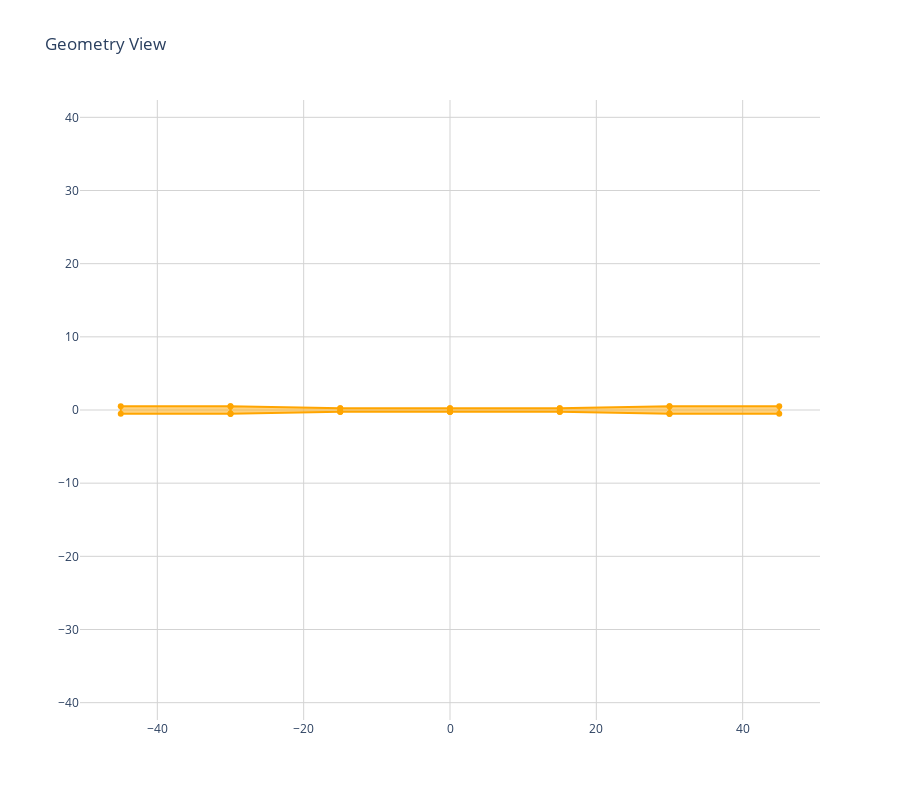
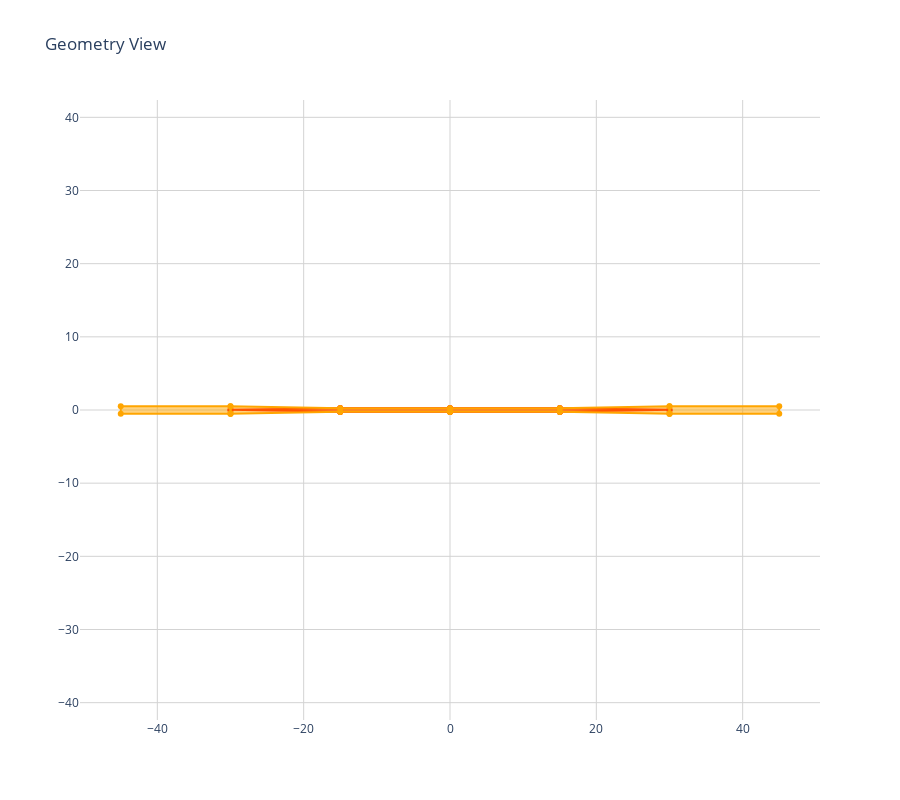

The cell these charts' notebook holds for them, in order:
### Code cell
# Now Bottom 
bottom_length = 15
bottom_width = 1

seq = [
    ["S", top_length/2],
    ["T", taper_length, bottom_width],
    ["S", bottom_length]
]

sequencer = BaseWaveguideSequencer(seq)
sequencer.reset()
sequencer.options["defaultWidth"] = top_width
sequencer.options["wgLayer"] = 1

bot = sm.GeomGroup()
bot += sequencer.run()
bot += bot.copy().mirrorX(0)

GeomView(bot)


geom = top + bot
GeomView(geom)

### Figure 1 — Plotly figure (JSON) as saved in the notebook; plotly's stock layout.template omitted (floating-point values rounded to 4 significant figures)
{"data": [{"fill": "toself", "line": {"color": "orange"}, "type": "scatter", "x": [0, 15, 15, 0, 0], "y": [-0.25, -0.25, 0.25, 0.25, -0.25]}, {"fill": "toself", "line": {"color": "orange"}, "type": "scatter", "x": [15, 30, 30, 15, 15], "y": [-0.25, -0.5, 0.5, 0.25, -0.25]}, {"fill": "toself", "line": {"color": "orange"}, "type": "scatter", "x": [30, 45, 45, 30, 30], "y": [-0.5, -0.5, 0.5, 0.5, -0.5]}, {"fill": "toself", "line": {"color": "orange"}, "type": "scatter", "x": [0, -15, -15, 0, 0], "y": [-0.25, -0.25, 0.25, 0.25, -0.25]}, {"fill": "toself", "line": {"color": "orange"}, "type": "scatter", "x": [-15, -30, -30, -15, -15], "y": [-0.25, -0.5, 0.5, 0.25, -0.25]}, {"fill": "toself", "line": {"color": "orange"}, "type": "scatter", "x": [-30, -45, -45, -30, -30], "y": [-0.5, -0.5, 0.5, 0.5, -0.5]}], "layout": {"height": 800, "paper_bgcolor": "white", "plot_bgcolor": "white", "showlegend": false, "title": {"text": "Geometry View"}, "xaxis": {"gridcolor": "LightGray", "scaleanchor": "y", "scaleratio": 1, "showgrid": true, "zeroline": false}, "yaxis": {"gridcolor": "LightGray", "showgrid": true, "zeroline": false}}}

### Figure 2 — Plotly figure (JSON) as saved in the notebook; plotly's stock layout.template omitted (floating-point values rounded to 4 significant figures)
{"data": [{"fill": "toself", "line": {"color": "red"}, "type": "scatter", "x": [0, 15, 15, 0, 0], "y": [-0.25, -0.25, 0.25, 0.25, -0.25]}, {"fill": "toself", "line": {"color": "red"}, "type": "scatter", "x": [15, 30, 30, 15, 15], "y": [-0.25, -0.025, 0.025, 0.25, -0.25]}, {"fill": "toself", "line": {"color": "red"}, "type": "scatter", "x": [0, -15, -15, 0, 0], "y": [-0.25, -0.25, 0.25, 0.25, -0.25]}, {"fill": "toself", "line": {"color": "red"}, "type": "scatter", "x": [-15, -30, -30, -15, -15], "y": [-0.25, -0.025, 0.025, 0.25, -0.25]}, {"fill": "toself", "line": {"color": "orange"}, "type": "scatter", "x": [0, 15, 15, 0, 0], "y": [-0.25, -0.25, 0.25, 0.25, -0.25]}, {"fill": "toself", "line": {"color": "orange"}, "type": "scatter", "x": [15, 30, 30, 15, 15], "y": [-0.25, -0.5, 0.5, 0.25, -0.25]}, {"fill": "toself", "line": {"color": "orange"}, "type": "scatter", "x": [30, 45, 45, 30, 30], "y": [-0.5, -0.5, 0.5, 0.5, -0.5]}, {"fill": "toself", "line": {"color": "orange"}, "type": "scatter", "x": [0, -15, -15, 0, 0], "y": [-0.25, -0.25, 0.25, 0.25, -0.25]}, {"fill": "toself", "line": {"color": "orange"}, "type": "scatter", "x": [-15, -30, -30, -15, -15], "y": [-0.25, -0.5, 0.5, 0.25, -0.25]}, {"fill": "toself", "line": {"color": "orange"}, "type": "scatter", "x": [-30, -45, -45, -30, -30], "y": [-0.5, -0.5, 0.5, 0.5, -0.5]}], "layout": {"height": 800, "paper_bgcolor": "white", "plot_bgcolor": "white", "showlegend": false, "title": {"text": "Geometry View"}, "xaxis": {"gridcolor": "LightGray", "scaleanchor": "y", "scaleratio": 1, "showgrid": true, "zeroline": false}, "yaxis": {"gridcolor": "LightGray", "showgrid": true, "zeroline": false}}}
